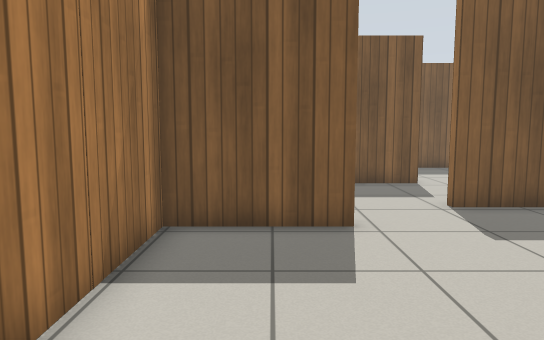
View 1 (above)

24 first-person views from a walk through a Gazebo world. The camera is 0.94 m above the floor, tilts 6° down and sees 70° across. The floor is counted in squares, 0.5 m on a side. Each view is taken from the middle of a square. On the plan, view 1 faces up. The plan holds only what a view shows up to about 19 squares ahead; the rest is blank. Simple patterns stand in for the simulator's built-in surfaces.

View 2
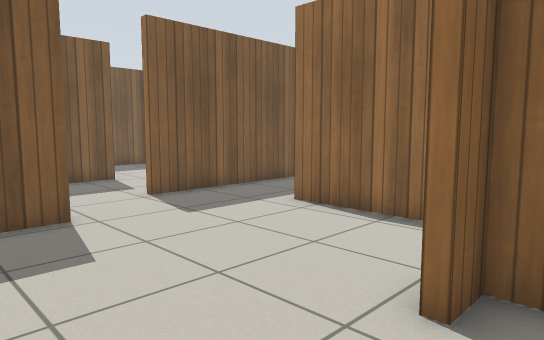

View 3
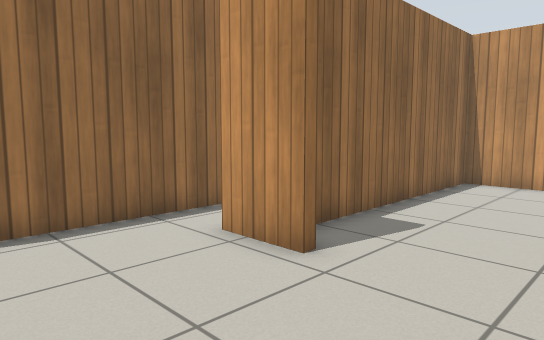

View 4
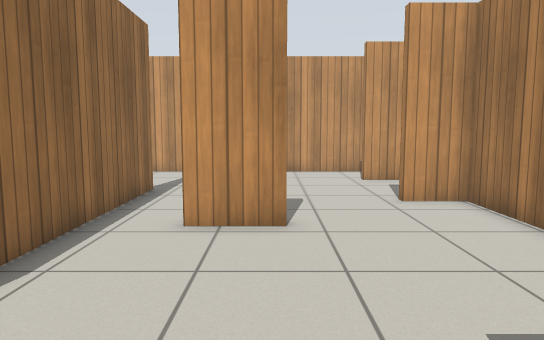

View 5
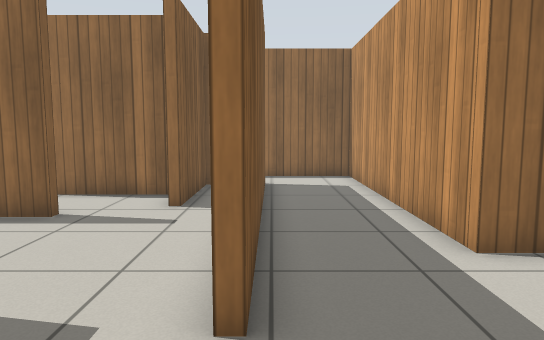

View 6
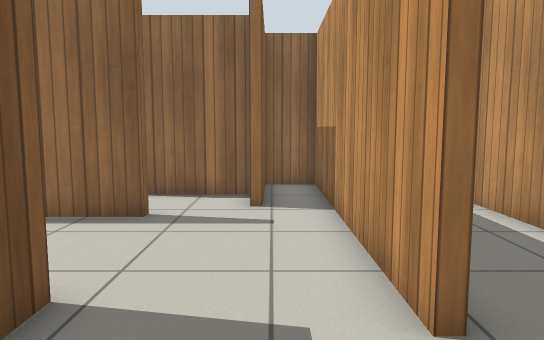

View 7
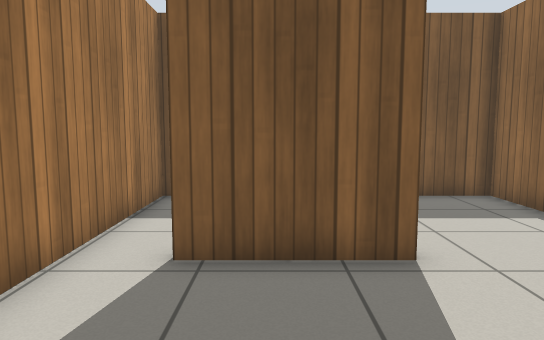

View 8
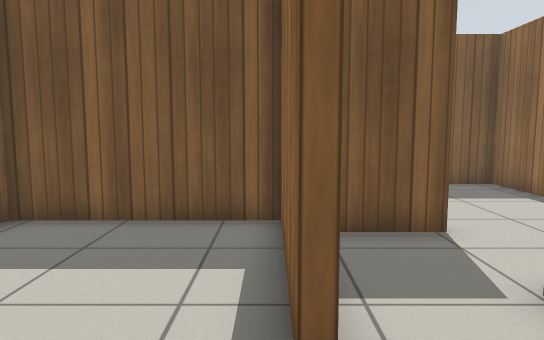

View 9
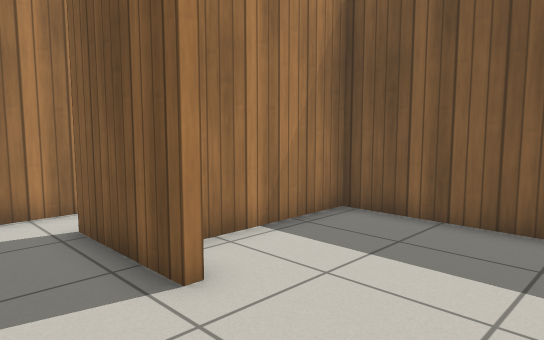

View 10
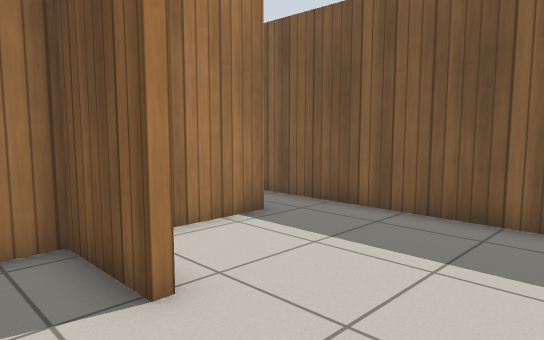

View 11
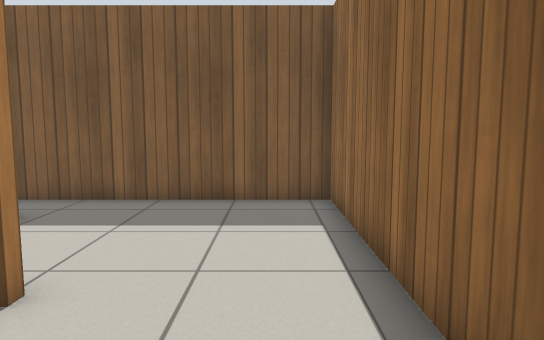

View 12
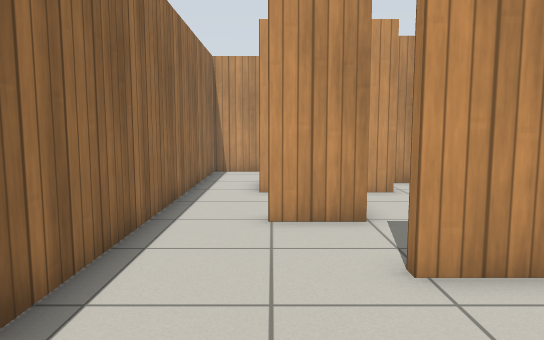

View 13
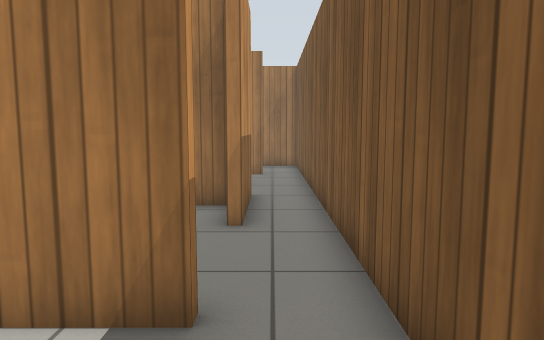

View 14
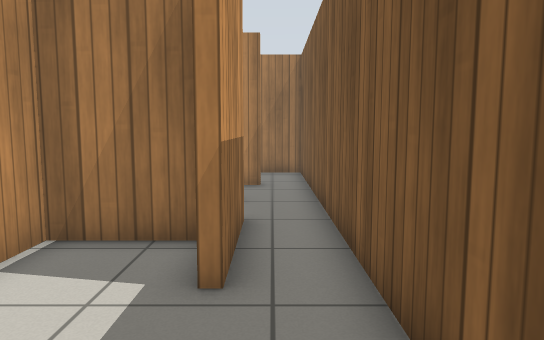

View 15
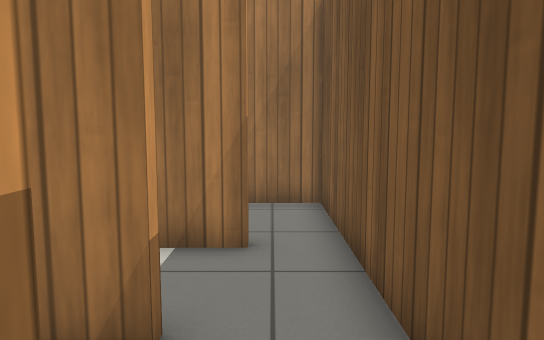

View 16
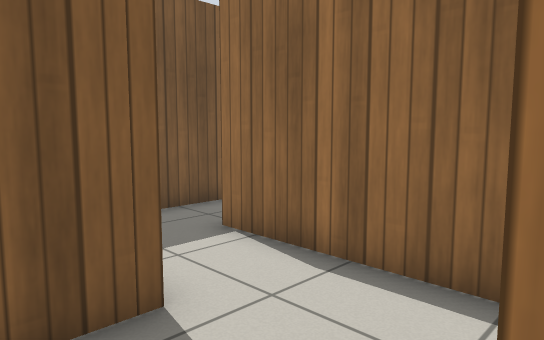

View 17
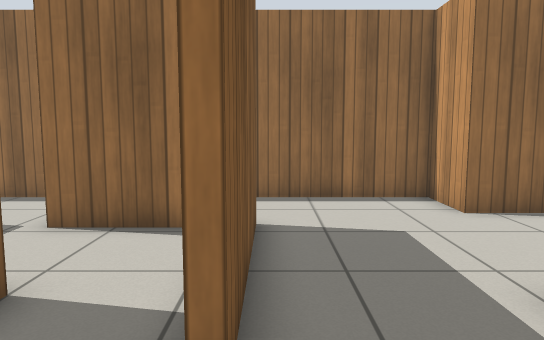

View 18
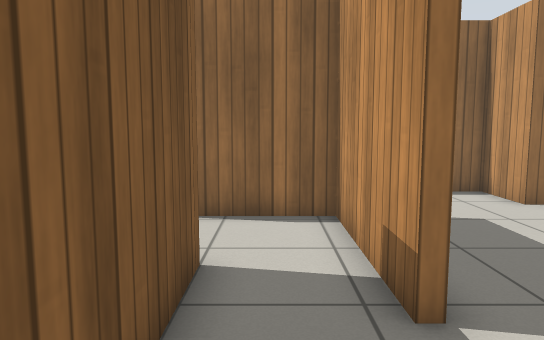

View 19
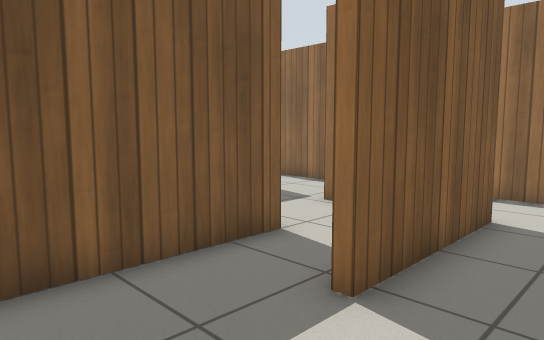

View 20
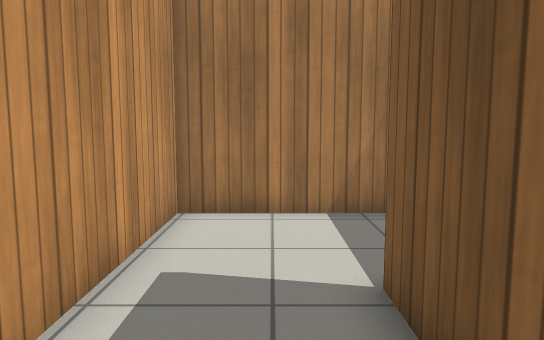

View 21
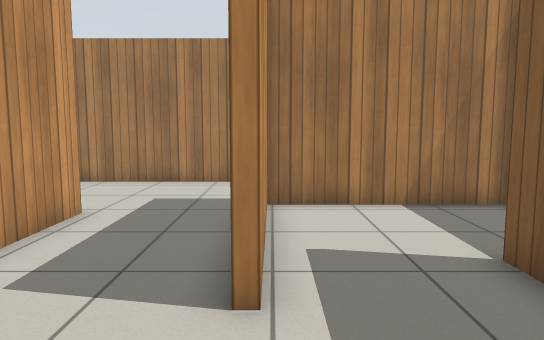

View 22
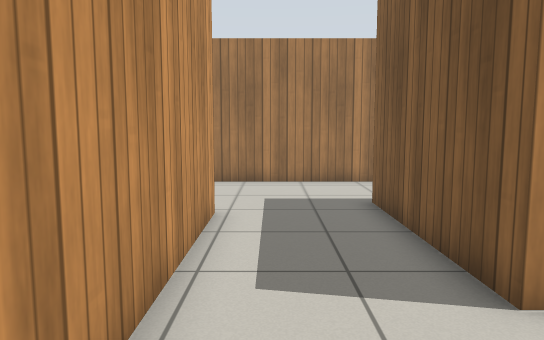

View 23
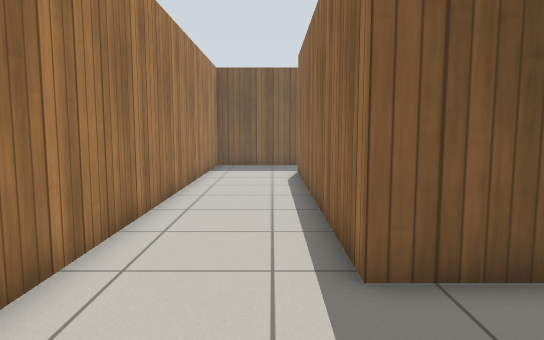

View 24
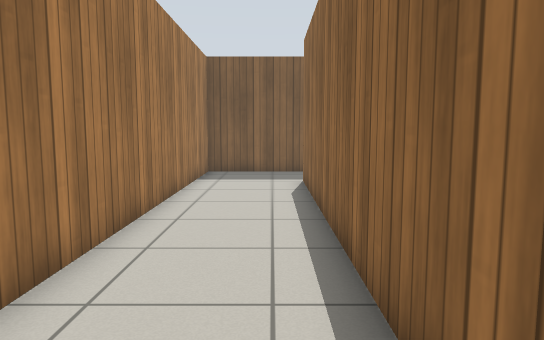

### Floor plan
Points are (right, up) in squares from view 1. A wall is a line through its corners. A room is listed if a view was taken in it or the views show most of it. See-through windows are left out.
Room 1 (views 1, 2, 3, 4, 7, 11)
walls: (2.6, 0.6) (4.7, 0.6); (1.6, 7.4) (-2.1, 7.4) (-2.1, 2.8); (6.7, -4.1) (6.7, 5.9) (16.6, 5.9) (16.6, 15.5); (-2.1, 0.9) (-2.1, -2) (-0.4, -2); (-0.4, -6.3) (-0.4, -6.7); (14.4, 9.2) (4.4, 9.2) (4.4, 9.5); (-1, -9.2) (3.7, -9.2) (3.7, 0.3) (2.6, 0.3)
ways out: opening at (3, 9.5) to room 2; opening at (15.5, 15) to room 4; opening at (-1.5, -4); opening at (7, -6.5)
Room 2 (views 5, 6)
walls: (5.1, 13.4) (1.5, 13.4); (4.4, 9.5) (5.4, 9.5); (-0.1, 18.9) (-0.1, 12.2)
ways out: opening at (3, 9.5) to room 1; opening at (5, 11.5) to room 3
Room 3 (views 8, 9)
walls: (9.2, 13.6) (9.2, 18.9) (3.6, 18.9) (3.6, 14.8); (10.4, 11.2) (10.4, 11.5); (5.4, 9.5) (14.1, 9.5)
ways out: opening at (5, 11.5) to room 2; opening at (9, 12.5) to room 12
Room 4 (view 10)
walls: (12.1, 15.2) (14.1, 15.2); (16.6, 15.5) (16.6, 17.5)
ways out: opening at (15.5, 15) to room 1; opening at (14.5, 18) to room 5; opening at (12, 16.5) to room 14
Room 5 (views 12, 13, 14)
walls: (9.5, 22.2) (9.5, 19.8); (10.5, 18.2) (12.2, 18.2); (16.6, 17.5) (16.6, 24.2) (9.4, 24.2)
ways out: opening at (14.5, 18) to room 4; opening at (9, 23) to room 11
Room 6 (view 15)
walls: (2, 22.4) (5.6, 22.4); (-0.1, 22) (-0.1, 21); (5.4, 24.2) (0.5, 24.2)
ways out: opening at (5, 23) to room 11; opening at (0, 22.5) to room 13
Room 7 (view 16)
walls: (-6.6, 12.6) (-3.7, 12.6) (-3.7, 16.4)
ways out: opening at (-7.5, 14) to room 8; opening at (-5.5, 15.5)
Room 8 (views 17, 18)
walls: (-8.5, 12.6) (-6.6, 12.6); (-12.6, 14.9) (-12.6, 11.4); (-6.6, 15) (-11.2, 15)
ways out: opening at (-7.5, 14) to room 7; opening at (-10.5, 12.5) to room 9
Room 9 (view 19)
walls: (-12.6, 11.4) (-12.6, 8.9) (-8.5, 8.9)
ways out: opening at (-10.5, 12.5) to room 8; opening at (-7.5, 10.5) to room 10
Room 10 (views 20, 21, 22, 23, 24)
walls: (-8.5, 8.9) (-6.8, 8.9) (-6.8, 8.6) (-12.9, 8.6) (-12.9, 21.1); (-11.6, 4.7) (-4.6, 4.7); (-3.4, 12.3) (-8.5, 12.3); (-2.4, 5.9) (-2.4, 7.7) (-0.4, 7.7) (-0.4, 13.1); (-12.5, 24.2) (-16.8, 24.2) (-16.8, 2)
ways out: opening at (-7.5, 10.5) to room 9
Room 11 (no view inside)
walls: (5.6, 22.4) (5.6, 22); (3.6, 22) (3.6, 19.2) (4.7, 19.2); (9.4, 24.2) (5.4, 24.2)
ways out: opening at (9, 23) to room 5; opening at (5, 23) to room 6
Room 12 (no view inside)
walls: (10.4, 11.5) (11.2, 11.5); (12.1, 11.6) (12.1, 15.2)
ways out: opening at (9, 12.5) to room 3; opening at (10.5, 14.5) to room 14
Room 13 (no view inside)
walls: (-0.4, 22) (-0.1, 22); (0.5, 24.2) (-4, 24.2); (-3, 22.6) (-3, 21.1)
ways out: opening at (0, 22.5) to room 6; opening at (-1.5, 20.5)
Room 14 (no view inside)
walls: (12.2, 17.9) (9.5, 17.9) (9.5, 17)
ways out: opening at (12, 16.5) to room 4; opening at (10.5, 14.5) to room 12

Positions as (right, up) in squares from view 1, and headings:
1: (0, 0), facing up
2: (-1, -1), facing up-right
3: (-1, 5), facing down-right
4: (3, 8), facing down
5: (1, 9), facing right
6: (1, 11), facing right
7: (3, 8), facing up
8: (9, 11), facing up
9: (9, 11), facing up-left
10: (16, 16), facing up-left
11: (15, 14), facing up
12: (14, 23), facing down
13: (13, 23), facing left
14: (10, 23), facing left
15: (3, 23), facing left
16: (-5, 16), facing up-right
17: (-11, 12), facing right
18: (-12, 14), facing right
19: (-12, 10), facing up-right
20: (-4, 11), facing left
21: (-3, 9), facing left
22: (-3, 6), facing left
23: (-14, 4), facing up
24: (-14, 7), facing up
